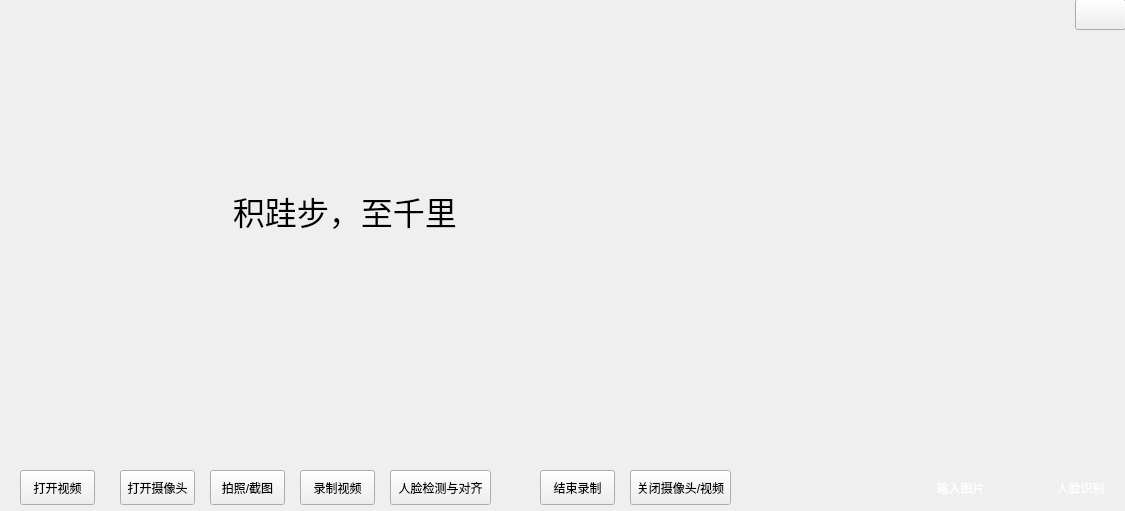
<?xml version="1.0" encoding="UTF-8"?>
<ui version="4.0">
 <class>OpenVideoClass</class>
 <widget class="QWidget" name="OpenVideoClass">
  <property name="windowModality">
   <enum>Qt::NonModal</enum>
  </property>
  <property name="enabled">
   <bool>true</bool>
  </property>
  <property name="geometry">
   <rect>
    <x>0</x>
    <y>0</y>
    <width>1125</width>
    <height>511</height>
   </rect>
  </property>
  <property name="sizePolicy">
   <sizepolicy hsizetype="Preferred" vsizetype="Preferred">
    <horstretch>0</horstretch>
    <verstretch>0</verstretch>
   </sizepolicy>
  </property>
  <property name="windowTitle">
   <string>OpenVideo</string>
  </property>
  <property name="windowIcon">
   <iconset>
    <normaloff>UiFile/eye_128px_1204362_easyicon.net.ico</normaloff>UiFile/eye_128px_1204362_easyicon.net.ico</iconset>
  </property>
  <widget class="QPushButton" name="pushButton">
   <property name="geometry">
    <rect>
     <x>20</x>
     <y>470</y>
     <width>75</width>
     <height>35</height>
    </rect>
   </property>
   <property name="minimumSize">
    <size>
     <width>0</width>
     <height>35</height>
    </size>
   </property>
   <property name="text">
    <string>打开视频</string>
   </property>
  </widget>
  <widget class="QLabel" name="labelOpenVideo">
   <property name="enabled">
    <bool>true</bool>
   </property>
   <property name="geometry">
    <rect>
     <x>0</x>
     <y>0</y>
     <width>881</width>
     <height>421</height>
    </rect>
   </property>
   <property name="sizePolicy">
    <sizepolicy hsizetype="Preferred" vsizetype="Preferred">
     <horstretch>0</horstretch>
     <verstretch>0</verstretch>
    </sizepolicy>
   </property>
   <property name="maximumSize">
    <size>
     <width>16777215</width>
     <height>16777213</height>
    </size>
   </property>
   <property name="font">
    <font>
     <family>楷体</family>
     <pointsize>24</pointsize>
    </font>
   </property>
   <property name="text">
    <string>                            积跬步，至千里</string>
   </property>
  </widget>
  <widget class="QPushButton" name="pushButton_2">
   <property name="geometry">
    <rect>
     <x>120</x>
     <y>470</y>
     <width>75</width>
     <height>35</height>
    </rect>
   </property>
   <property name="minimumSize">
    <size>
     <width>0</width>
     <height>35</height>
    </size>
   </property>
   <property name="maximumSize">
    <size>
     <width>16777215</width>
     <height>16777214</height>
    </size>
   </property>
   <property name="text">
    <string>打开摄像头</string>
   </property>
  </widget>
  <widget class="QPushButton" name="pushButton_3">
   <property name="geometry">
    <rect>
     <x>630</x>
     <y>470</y>
     <width>101</width>
     <height>35</height>
    </rect>
   </property>
   <property name="minimumSize">
    <size>
     <width>0</width>
     <height>35</height>
    </size>
   </property>
   <property name="text">
    <string>关闭摄像头/视频</string>
   </property>
  </widget>
  <widget class="QPushButton" name="pushButton_4">
   <property name="geometry">
    <rect>
     <x>210</x>
     <y>470</y>
     <width>75</width>
     <height>35</height>
    </rect>
   </property>
   <property name="minimumSize">
    <size>
     <width>0</width>
     <height>35</height>
    </size>
   </property>
   <property name="text">
    <string>拍照/截图</string>
   </property>
  </widget>
  <widget class="QLabel" name="labelScreenShot">
   <property name="geometry">
    <rect>
     <x>710</x>
     <y>400</y>
     <width>201</width>
     <height>101</height>
    </rect>
   </property>
   <property name="text">
    <string/>
   </property>
  </widget>
  <widget class="QPushButton" name="pushButton_5">
   <property name="geometry">
    <rect>
     <x>300</x>
     <y>470</y>
     <width>75</width>
     <height>35</height>
    </rect>
   </property>
   <property name="minimumSize">
    <size>
     <width>0</width>
     <height>35</height>
    </size>
   </property>
   <property name="text">
    <string>录制视频</string>
   </property>
  </widget>
  <widget class="QPushButton" name="pushButton_6">
   <property name="enabled">
    <bool>true</bool>
   </property>
   <property name="geometry">
    <rect>
     <x>540</x>
     <y>470</y>
     <width>75</width>
     <height>35</height>
    </rect>
   </property>
   <property name="minimumSize">
    <size>
     <width>0</width>
     <height>35</height>
    </size>
   </property>
   <property name="text">
    <string>结束录制</string>
   </property>
  </widget>
  <widget class="QPushButton" name="buttonDetectionAndAlignment">
   <property name="geometry">
    <rect>
     <x>390</x>
     <y>470</y>
     <width>101</width>
     <height>35</height>
    </rect>
   </property>
   <property name="minimumSize">
    <size>
     <width>0</width>
     <height>35</height>
    </size>
   </property>
   <property name="text">
    <string>人脸检测与对齐</string>
   </property>
  </widget>
  <widget class="QLabel" name="label">
   <property name="geometry">
    <rect>
     <x>0</x>
     <y>50</y>
     <width>91</width>
     <height>31</height>
    </rect>
   </property>
   <property name="text">
    <string/>
   </property>
  </widget>
  <widget class="QLabel" name="InputImageLabel">
   <property name="geometry">
    <rect>
     <x>880</x>
     <y>0</y>
     <width>251</width>
     <height>171</height>
    </rect>
   </property>
   <property name="text">
    <string/>
   </property>
  </widget>
  <widget class="QLabel" name="OutputImageLabel">
   <property name="geometry">
    <rect>
     <x>880</x>
     <y>200</y>
     <width>261</width>
     <height>171</height>
    </rect>
   </property>
   <property name="text">
    <string/>
   </property>
  </widget>
  <widget class="QPushButton" name="pushButton_8">
   <property name="geometry">
    <rect>
     <x>910</x>
     <y>470</y>
     <width>101</width>
     <height>35</height>
    </rect>
   </property>
   <property name="minimumSize">
    <size>
     <width>0</width>
     <height>35</height>
    </size>
   </property>
   <property name="toolTip">
    <string>&lt;html&gt;&lt;head/&gt;&lt;body&gt;&lt;p&gt;&lt;span style=&quot; color:#070707;&quot;&gt;提供一张图片&lt;/span&gt;&lt;/p&gt;&lt;/body&gt;&lt;/html&gt;</string>
   </property>
   <property name="styleSheet">
    <string notr="true">QPushButton
{
    color:white;
}
QPushButton:hover
{
    color:white;
    background-color:rgb(0 , 137 , 255);
    border: 1px solid rgb(11 , 137 , 234);
}
QPushButton:pressed
{
	color: rgb(255, 255, 255);
	background-color: rgb(80, 200, 59);
}</string>
   </property>
   <property name="text">
    <string>输入图片</string>
   </property>
   <property name="icon">
    <iconset>
     <normaloff>UiFile/picture_128px_1201195_easyicon.net.ico</normaloff>UiFile/picture_128px_1201195_easyicon.net.ico</iconset>
   </property>
   <property name="iconSize">
    <size>
     <width>45</width>
     <height>30</height>
    </size>
   </property>
   <property name="checkable">
    <bool>false</bool>
   </property>
   <property name="autoRepeat">
    <bool>false</bool>
   </property>
   <property name="autoExclusive">
    <bool>false</bool>
   </property>
   <property name="autoDefault">
    <bool>false</bool>
   </property>
   <property name="default">
    <bool>false</bool>
   </property>
   <property name="flat">
    <bool>true</bool>
   </property>
  </widget>
  <widget class="QPushButton" name="buttonFaceRecognition">
   <property name="geometry">
    <rect>
     <x>1030</x>
     <y>470</y>
     <width>101</width>
     <height>35</height>
    </rect>
   </property>
   <property name="minimumSize">
    <size>
     <width>0</width>
     <height>35</height>
    </size>
   </property>
   <property name="toolTip">
    <string>&lt;html&gt;&lt;head/&gt;&lt;body&gt;&lt;p&gt;&lt;span style=&quot; color:#030303;&quot;&gt;进行人脸识别&lt;/span&gt;&lt;/p&gt;&lt;/body&gt;&lt;/html&gt;</string>
   </property>
   <property name="whatsThis">
    <string>&lt;html&gt;&lt;head/&gt;&lt;body&gt;&lt;p&gt;&lt;br/&gt;&lt;/p&gt;&lt;/body&gt;&lt;/html&gt;</string>
   </property>
   <property name="styleSheet">
    <string notr="true">QPushButton
{
    color:white;
}
QPushButton:hover
{
    color:white;
    background-color:rgb(0 , 137 , 255);
    border: 1px solid rgb(11 , 137 , 234);
}
QPushButton:pressed
{
	color: rgb(255, 255, 255);
	background-color: rgb(80, 200, 59);
}</string>
   </property>
   <property name="text">
    <string>人脸识别</string>
   </property>
   <property name="icon">
    <iconset>
     <normaloff>UiFile/Button_circle_person_128px_1198024_easyicon.net.ico</normaloff>UiFile/Button_circle_person_128px_1198024_easyicon.net.ico</iconset>
   </property>
   <property name="iconSize">
    <size>
     <width>45</width>
     <height>30</height>
    </size>
   </property>
   <property name="autoDefault">
    <bool>false</bool>
   </property>
   <property name="default">
    <bool>false</bool>
   </property>
   <property name="flat">
    <bool>true</bool>
   </property>
  </widget>
  <widget class="QLabel" name="SimilarityLabel">
   <property name="geometry">
    <rect>
     <x>880</x>
     <y>380</y>
     <width>241</width>
     <height>41</height>
    </rect>
   </property>
   <property name="styleSheet">
    <string notr="true">color: rgb(255, 255, 255);
font: 12pt &quot;隶书&quot;;</string>
   </property>
   <property name="text">
    <string/>
   </property>
  </widget>
  <widget class="QLabel" name="labelGif">
   <property name="geometry">
    <rect>
     <x>0</x>
     <y>420</y>
     <width>1141</width>
     <height>41</height>
    </rect>
   </property>
   <property name="text">
    <string/>
   </property>
  </widget>
  <widget class="QLabel" name="labelDateTime">
   <property name="geometry">
    <rect>
     <x>890</x>
     <y>170</y>
     <width>241</width>
     <height>31</height>
    </rect>
   </property>
   <property name="styleSheet">
    <string notr="true">font: 11pt &quot;隶书&quot;;
color: rgb(255, 255, 255);</string>
   </property>
   <property name="text">
    <string/>
   </property>
   <property name="scaledContents">
    <bool>true</bool>
   </property>
  </widget>
  <widget class="QLabel" name="labelFaceNum">
   <property name="geometry">
    <rect>
     <x>640</x>
     <y>10</y>
     <width>231</width>
     <height>31</height>
    </rect>
   </property>
   <property name="styleSheet">
    <string notr="true">color: rgb(103, 5, 200);
font: 14pt &quot;隶书&quot;;</string>
   </property>
   <property name="text">
    <string/>
   </property>
  </widget>
  <widget class="QPushButton" name="CloseButton">
   <property name="geometry">
    <rect>
     <x>1075</x>
     <y>-1</y>
     <width>51</width>
     <height>31</height>
    </rect>
   </property>
   <property name="toolTip">
    <string>&lt;html&gt;&lt;head/&gt;&lt;body&gt;&lt;p&gt;关闭&lt;/p&gt;&lt;/body&gt;&lt;/html&gt;</string>
   </property>
   <property name="autoFillBackground">
    <bool>false</bool>
   </property>
   <property name="styleSheet">
    <string notr="true"/>
   </property>
   <property name="text">
    <string/>
   </property>
   <property name="icon">
    <iconset>
     <normaloff>UiFile/closeWhite.png</normaloff>UiFile/closeWhite.png</iconset>
   </property>
   <property name="iconSize">
    <size>
     <width>18</width>
     <height>18</height>
    </size>
   </property>
   <property name="autoDefault">
    <bool>false</bool>
   </property>
   <property name="flat">
    <bool>false</bool>
   </property>
  </widget>
  <zorder>labelGif</zorder>
  <zorder>labelOpenVideo</zorder>
  <zorder>pushButton_3</zorder>
  <zorder>pushButton_4</zorder>
  <zorder>labelScreenShot</zorder>
  <zorder>pushButton_5</zorder>
  <zorder>pushButton_6</zorder>
  <zorder>buttonDetectionAndAlignment</zorder>
  <zorder>label</zorder>
  <zorder>InputImageLabel</zorder>
  <zorder>OutputImageLabel</zorder>
  <zorder>pushButton_8</zorder>
  <zorder>buttonFaceRecognition</zorder>
  <zorder>SimilarityLabel</zorder>
  <zorder>pushButton</zorder>
  <zorder>pushButton_2</zorder>
  <zorder>labelDateTime</zorder>
  <zorder>labelFaceNum</zorder>
  <zorder>CloseButton</zorder>
 </widget>
 <layoutdefault spacing="6" margin="11"/>
 <resources>
  <include location="OpenVideo.qrc"/>
 </resources>
 <connections>
  <connection>
   <sender>pushButton</sender>
   <signal>clicked()</signal>
   <receiver>OpenVideoClass</receiver>
   <slot>OpenVideoFile()</slot>
   <hints>
    <hint type="sourcelabel">
     <x>60</x>
     <y>450</y>
    </hint>
    <hint type="destinationlabel">
     <x>77</x>
     <y>302</y>
    </hint>
   </hints>
  </connection>
  <connection>
   <sender>pushButton_2</sender>
   <signal>clicked()</signal>
   <receiver>OpenVideoClass</receiver>
   <slot>OpenCamera()</slot>
   <hints>
    <hint type="sourcelabel">
     <x>120</x>
     <y>492</y>
    </hint>
    <hint type="destinationlabel">
     <x>136</x>
     <y>330</y>
    </hint>
   </hints>
  </connection>
  <connection>
   <sender>pushButton_3</sender>
   <signal>clicked()</signal>
   <receiver>OpenVideoClass</receiver>
   <slot>CloseCamera()</slot>
   <hints>
    <hint type="sourcelabel">
     <x>683</x>
     <y>470</y>
    </hint>
    <hint type="destinationlabel">
     <x>711</x>
     <y>365</y>
    </hint>
   </hints>
  </connection>
  <connection>
   <sender>pushButton_4</sender>
   <signal>clicked()</signal>
   <receiver>OpenVideoClass</receiver>
   <slot>ScreenShot()</slot>
   <hints>
    <hint type="sourcelabel">
     <x>233</x>
     <y>470</y>
    </hint>
    <hint type="destinationlabel">
     <x>278</x>
     <y>317</y>
    </hint>
   </hints>
  </connection>
  <connection>
   <sender>pushButton_5</sender>
   <signal>clicked()</signal>
   <receiver>OpenVideoClass</receiver>
   <slot>REC()</slot>
   <hints>
    <hint type="sourcelabel">
     <x>308</x>
     <y>471</y>
    </hint>
    <hint type="destinationlabel">
     <x>333</x>
     <y>364</y>
    </hint>
   </hints>
  </connection>
  <connection>
   <sender>pushButton_6</sender>
   <signal>clicked()</signal>
   <receiver>OpenVideoClass</receiver>
   <slot>EndREC()</slot>
   <hints>
    <hint type="sourcelabel">
     <x>590</x>
     <y>470</y>
    </hint>
    <hint type="destinationlabel">
     <x>610</x>
     <y>428</y>
    </hint>
   </hints>
  </connection>
  <connection>
   <sender>buttonDetectionAndAlignment</sender>
   <signal>clicked()</signal>
   <receiver>OpenVideoClass</receiver>
   <slot>FaceDetectionAlignment()</slot>
   <hints>
    <hint type="sourcelabel">
     <x>409</x>
     <y>470</y>
    </hint>
    <hint type="destinationlabel">
     <x>442</x>
     <y>295</y>
    </hint>
   </hints>
  </connection>
  <connection>
   <sender>pushButton_8</sender>
   <signal>clicked()</signal>
   <receiver>OpenVideoClass</receiver>
   <slot>InputImage()</slot>
   <hints>
    <hint type="sourcelabel">
     <x>918</x>
     <y>475</y>
    </hint>
    <hint type="destinationlabel">
     <x>955</x>
     <y>410</y>
    </hint>
   </hints>
  </connection>
  <connection>
   <sender>buttonFaceRecognition</sender>
   <signal>clicked()</signal>
   <receiver>OpenVideoClass</receiver>
   <slot>FaceRecognition()</slot>
   <hints>
    <hint type="sourcelabel">
     <x>1110</x>
     <y>470</y>
    </hint>
    <hint type="destinationlabel">
     <x>1091</x>
     <y>443</y>
    </hint>
   </hints>
  </connection>
  <connection>
   <sender>CloseButton</sender>
   <signal>clicked()</signal>
   <receiver>OpenVideoClass</receiver>
   <slot>CloseWindow()</slot>
   <hints>
    <hint type="sourcelabel">
     <x>1115</x>
     <y>11</y>
    </hint>
    <hint type="destinationlabel">
     <x>1086</x>
     <y>215</y>
    </hint>
   </hints>
  </connection>
 </connections>
 <slots>
  <slot>OpenVideoFile()</slot>
  <slot>OpenCamera()</slot>
  <slot>CloseCamera()</slot>
  <slot>ScreenShot()</slot>
  <slot>REC()</slot>
  <slot>EndREC()</slot>
  <slot>FaceDetectionAlignment()</slot>
  <slot>InputImage()</slot>
  <slot>FaceRecognition()</slot>
  <slot>CloseWindow()</slot>
 </slots>
</ui>
